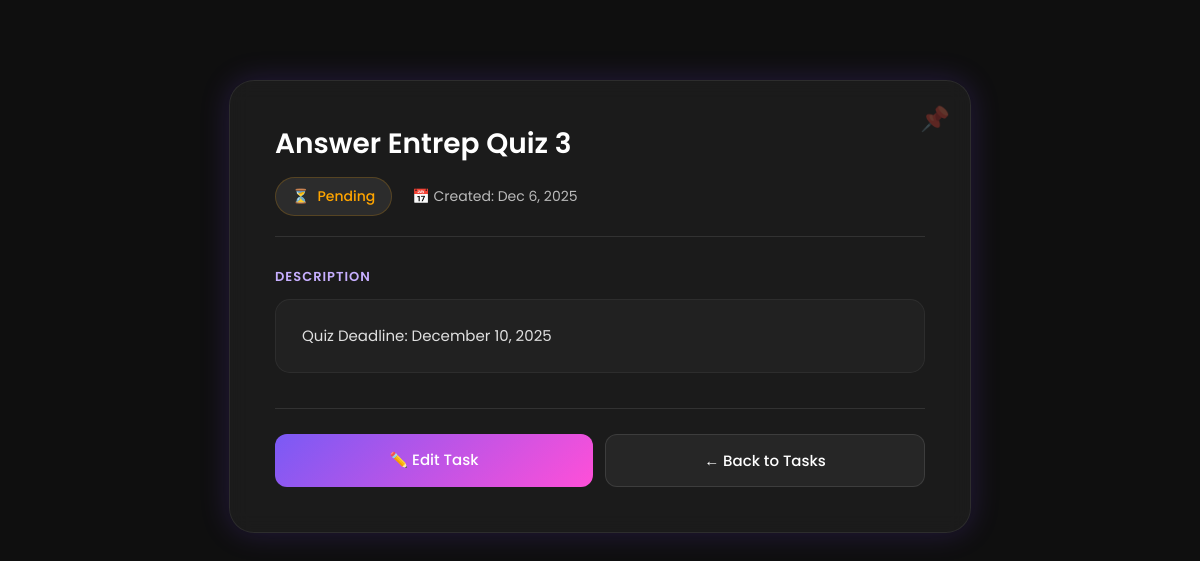
/view_task.php?id=6 (signed in), run on the app's committed database.
### tables this page shows
CREATE TABLE `tasks` (
  `id` int(11) NOT NULL,
  `task_title` varchar(255) DEFAULT NULL,
  `task_description` text DEFAULT NULL,
  `status` varchar(50) DEFAULT 'Pending',
  `created_at` timestamp NOT NULL DEFAULT current_timestamp(),
  `user_id` int(11) DEFAULT NULL
);

### view_task.php (the view, shortened to what this page needs)
<?php
include 'db.php';
$id = $_GET['id'];
$task = $conn->query("SELECT * FROM tasks WHERE id=$id AND user_id={$_SESSION['user_id']}")->fetch_assoc();
$statusColors = [
    'Pending' => '#FFA500',
    'In Progress' => '#3498db',
    'On Hold' => '#95a5a6',
    'Cancelled' => '#e74c3c',
    'Completed' => '#7A5AF5'
];
$statusIcons = [
    'Pending' => '⏳',
    'In Progress' => '🔄',
    'On Hold' => '⏸️',
    'Cancelled' => '❌',
    'Completed' => '✅'
];
$statusColor = $statusColors[$task['status']] ?? '#C7AFFF';
$statusIcon = $statusIcons[$task['status']] ?? '📝';
?>
<!DOCTYPE html>
<html>
<head>
    <link rel="stylesheet" href="style.css">
</head>
<body>
<div class="task-card">
    <div class="task-header">
        <h1 class="task-title"><?= htmlspecialchars($task['task_title']) ?></h1>
        <div class="task-meta">
            <div class="meta-item">
                <span class="status-badge" style="color: <?= $statusColor ?>; border-color: <?= $statusColor ?>33;">
                    <span><?= $statusIcon ?></span>
                    <span><?= htmlspecialchars($task['status']) ?></span>
                </span>
            </div>
            <div class="meta-item">
                📅 Created: <?= date('M j, Y', strtotime($task['created_at'])) ?>
            </div>
        </div>
    </div>
    <div class="task-body">
        <div class="section-label">Description</div>
        <div class="task-description"><?= trim(htmlspecialchars($task['task_description'])) ?></div>
    </div>
    <div class="task-actions">
        <a href="update_task.php?id=<?= $task['id'] ?>" class="btn btn-edit">
            ✏️ Edit Task
        </a>
        <a href="tasks.php" class="btn btn-back">
            ← Back to Tasks
        </a>
    </div>
</div>
</body>
</html>

### style.css (style rules this page uses)
body { margin: 0; padding: 0; background: #0F0F0F; font-family: 'Poppins', sans-serif; color: white; }
a { color: #C7AFFF; text-decoration: none; }

### view_task.php (style rules this page uses)
.task-card { max-width: 650px; margin: 80px auto; background: rgba(255, 255, 255, 0.05); padding: 45px; border-radius: 25px; backdrop-filter: blur(10px); border: 1px solid rgba(255,255,255,0.08); box-shadow: 0px 0px 30px rgba(127, 72, 255, 0.2); position: relative; }
.task-card::before { content: '📌'; position: absolute; top: 20px; right: 20px; font-size: 24px; opacity: 0.3; }
.task-header { margin-bottom: 30px; padding-bottom: 20px; border-bottom: 1px solid rgba(255,255,255,0.1); }
.task-title { font-size: 28px; font-weight: 600; color: white; margin: 0 0 15px 0; line-height: 1.3; }
.task-meta { display: flex; gap: 20px; flex-wrap: wrap; font-size: 14px; color: #bbbbbb; }
.meta-item { display: flex; align-items: center; gap: 8px; }
.status-badge { display: inline-flex; align-items: center; gap: 8px; padding: 8px 16px; border-radius: 20px; font-weight: 500; font-size: 14px; background: rgba(255,255,255,0.08); border: 1px solid rgba(255,255,255,0.1); }
.task-body { margin: 30px 0; }
.section-label { font-size: 13px; font-weight: 600; color: #C7AFFF; text-transform: uppercase; letter-spacing: 1px; margin-bottom: 12px; }
.task-description { background: rgba(255,255,255,0.03); padding: 22px 26px; border-radius: 15px; border: 1px solid rgba(255,255,255,0.05); color: #e0e0e0; line-height: 1.85; font-size: 15px; white-space: pre-wrap; word-wrap: break-word; text-align: justify; text-justify: inter-word; }
.task-actions { display: flex; gap: 12px; margin-top: 35px; padding-top: 25px; border-top: 1px solid rgba(255,255,255,0.1); }
.btn { flex: 1; padding: 14px 24px; border-radius: 12px; text-align: center; text-decoration: none; font-weight: 500; font-size: 15px; transition: 0.3s; }
.btn-edit { background: linear-gradient(135deg, #7A5AF5, #FF4FD8); color: white; }
.btn-back { background: rgba(255,255,255,0.05); color: white; border: 1px solid rgba(255,255,255,0.1); }

### data on the page
tasks: task_title "Answer Entrep Quiz 3", status "⏳", status "Pending", created_at "Dec 6, 2025", task_description "Quiz Deadline: December 10, 2025"
